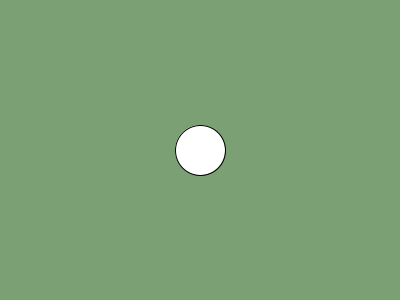
Frame 1 (no input)
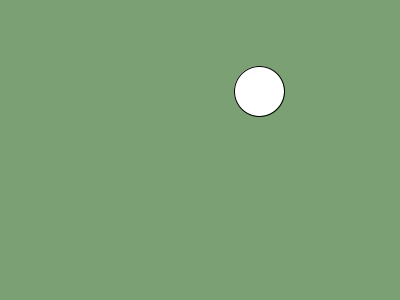
Frame 60 (the mouse pressed at the canvas centre just before this capture)
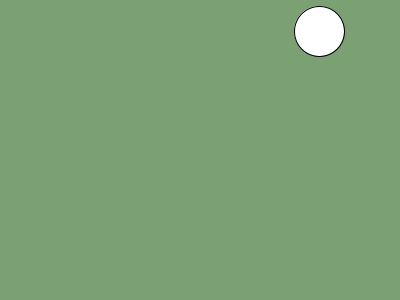
Frame 120 (the mouse held since frame 60 and released just before this capture)

The Processing sketch that drew these frames (run headless with seeded random() and noise(); from frame 60 on, the mouse is pressed at the canvas centre):

// Processing sketch: week08_2_fruit_flying_keyboard_pressed
// ── week08_2_fruit_flying_keyboard_pressed.pde
//目標:有個水果可以飛起來
//按按鍵可以把它消掉
void setup(){
  size(400,300); 
}
float fruitX=200,fruitY=150; //水果的位置 X Y 有小數點,精確
float fruitVX=1,fruitVY=-1;//水果的速度 VX　VY
boolean flying=true;//if() 好朋友,布林變數 true false 成立 不成立
void draw(){
  background(#7AA074);//背景顏色
  
  ellipse(fruitX,fruitY,50,50);
  if(flying){//如果在飛,水果的位置會改變
    fruitX += fruitVX;
    fruitY += fruitVY;
  }
}
void keyPressed(){
  flying = false; 
}
